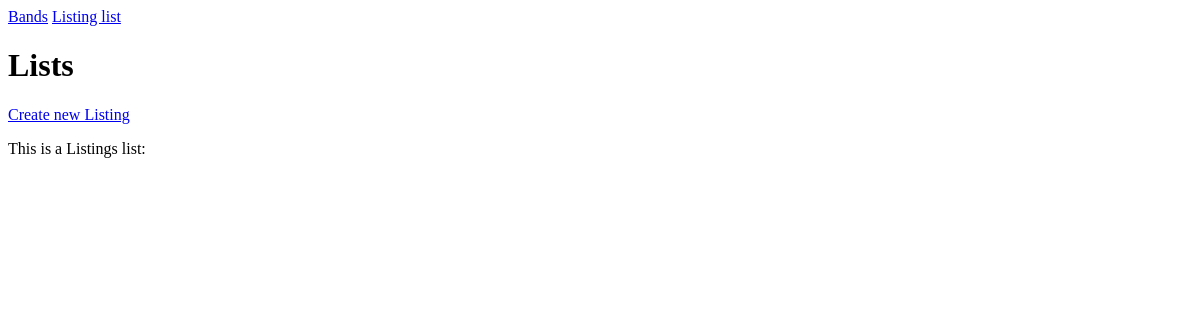
/listing-list/, run on an earlier commit of the app's database.
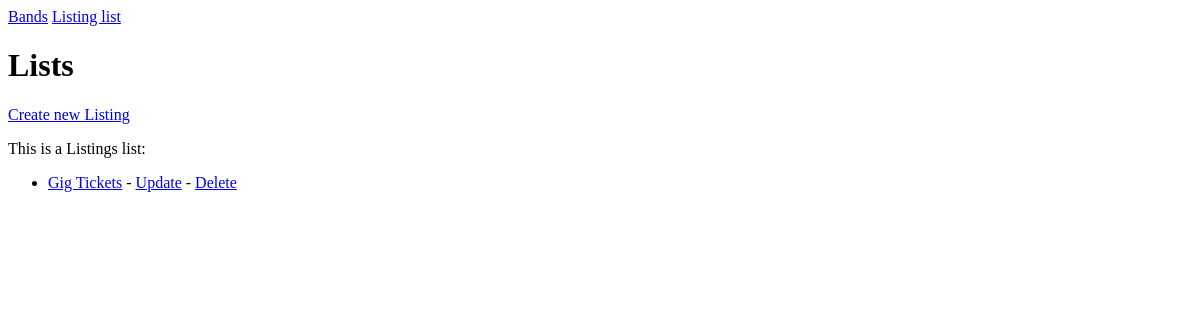
And on a later commit of the database.
### listings/models.py (models this page shows, shortened)
class Listing(models.Model):
    class Type(models.TextChoices):
        RECORDS = 'R'
        CLOTHING = 'C'
        POSTERS = 'P'
        MISC = 'M'
    title = models.CharField(max_length=100)
    description = models.CharField(max_length=1000)
    sold = models.BooleanField(default=False)
    year = models.IntegerField(
        null=True,
        validators=[MinValueValidator(1900),
                    MaxValueValidator(2021)])
    type = models.CharField(choices=Type.choices, max_length=5)
    band = models.ForeignKey(Band, null=True, on_delete=models.SET_NULL)

### listings/views.py (the view)
# urls.py: path('listing-list/', views.listing_list, name='listing-list'),
def listing_list(request):
    listings = Listing.objects.all()
    return render(request, 'listings/listing_list.html', context={'listings': listings})

### listings/templates/listings/listing_list.html
{% extends 'listings/base.html' %}
{% block content %}
    <h1>Lists</h1>
    <a href="{% url 'listing-create' %}">Create new Listing</a>
    <p>This is a Listings list:</p>
    <ul>
        {% for listing in listings %}
            <li><a href="{% url 'listing-detail' listing.id %}">{{ listing.title }}</a> - <a href="{% url 'listing-update' listing.id %}">Update</a> - <a href="{% url 'listing-delete' listing.id %}">Delete</a></li>
        {% endfor %}
    </ul>
{% endblock content %}

What changed in the data, as far as the page shows it:
added Listing: title "Gig Tickets"
